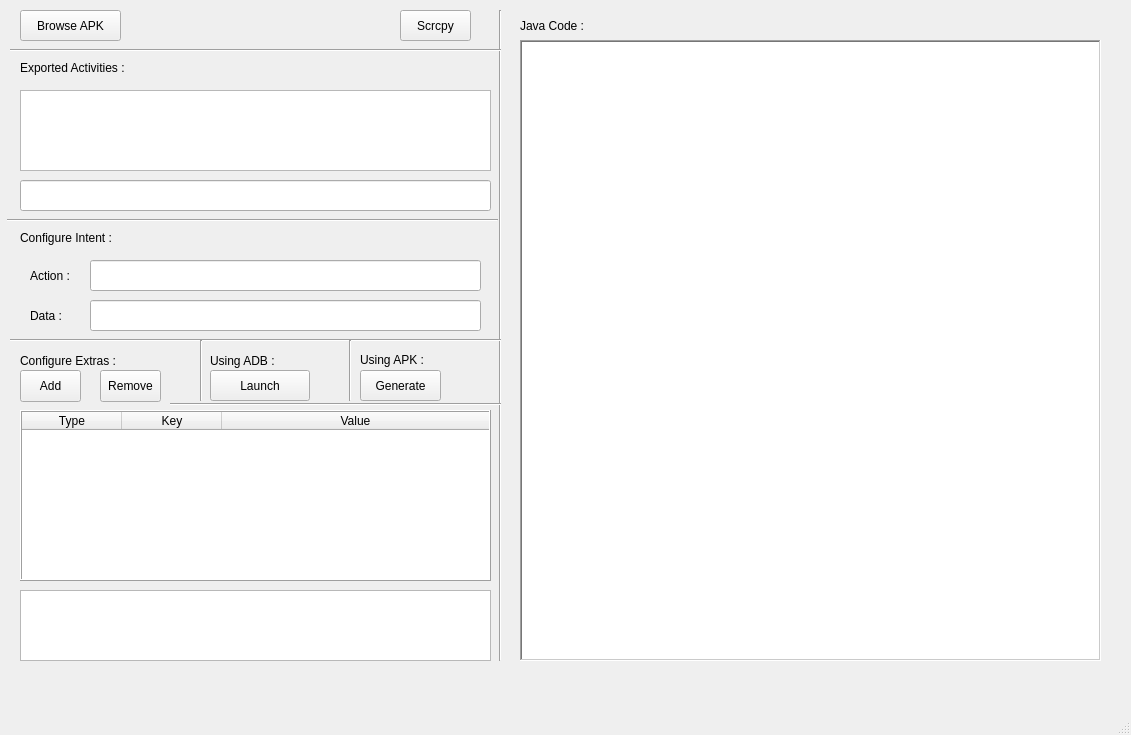
<?xml version="1.0" encoding="UTF-8"?>
<ui version="4.0">
 <class>MainWindow</class>
 <widget class="QMainWindow" name="MainWindow">
  <property name="geometry">
   <rect>
    <x>0</x>
    <y>0</y>
    <width>1131</width>
    <height>735</height>
   </rect>
  </property>
  <property name="font">
   <font>
    <family>Arial</family>
   </font>
  </property>
  <property name="windowTitle">
   <string>MainWindow</string>
  </property>
  <widget class="QWidget" name="centralwidget">
   <widget class="QPushButton" name="scrcpy">
    <property name="geometry">
     <rect>
      <x>400</x>
      <y>10</y>
      <width>71</width>
      <height>31</height>
     </rect>
    </property>
    <property name="text">
     <string>Scrcpy</string>
    </property>
   </widget>
   <widget class="QPushButton" name="browse">
    <property name="geometry">
     <rect>
      <x>20</x>
      <y>10</y>
      <width>101</width>
      <height>31</height>
     </rect>
    </property>
    <property name="text">
     <string>Browse APK</string>
    </property>
   </widget>
   <widget class="QListWidget" name="listExported">
    <property name="geometry">
     <rect>
      <x>20</x>
      <y>90</y>
      <width>471</width>
      <height>81</height>
     </rect>
    </property>
   </widget>
   <widget class="QLabel" name="label">
    <property name="geometry">
     <rect>
      <x>20</x>
      <y>60</y>
      <width>141</width>
      <height>16</height>
     </rect>
    </property>
    <property name="text">
     <string>Exported Activities :</string>
    </property>
   </widget>
   <widget class="QPushButton" name="adbLaunch">
    <property name="geometry">
     <rect>
      <x>210</x>
      <y>370</y>
      <width>100</width>
      <height>31</height>
     </rect>
    </property>
    <property name="text">
     <string>Launch</string>
    </property>
   </widget>
   <widget class="QPushButton" name="addExtras">
    <property name="geometry">
     <rect>
      <x>20</x>
      <y>370</y>
      <width>61</width>
      <height>32</height>
     </rect>
    </property>
    <property name="toolTip">
     <string>&lt;html&gt;&lt;head/&gt;&lt;body&gt;&lt;p&gt;Add Extras&lt;/p&gt;&lt;/body&gt;&lt;/html&gt;</string>
    </property>
    <property name="text">
     <string>Add</string>
    </property>
   </widget>
   <widget class="QTableWidget" name="extrasTable">
    <property name="geometry">
     <rect>
      <x>20</x>
      <y>410</y>
      <width>471</width>
      <height>171</height>
     </rect>
    </property>
    <property name="contextMenuPolicy">
     <enum>Qt::ContextMenuPolicy::ActionsContextMenu</enum>
    </property>
    <property name="frameShape">
     <enum>QFrame::Shape::Box</enum>
    </property>
    <property name="frameShadow">
     <enum>QFrame::Shadow::Raised</enum>
    </property>
    <property name="sizeAdjustPolicy">
     <enum>QAbstractScrollArea::SizeAdjustPolicy::AdjustToContents</enum>
    </property>
    <property name="editTriggers">
     <set>QAbstractItemView::EditTrigger::AllEditTriggers</set>
    </property>
    <property name="alternatingRowColors">
     <bool>true</bool>
    </property>
    <property name="rowCount">
     <number>0</number>
    </property>
    <property name="columnCount">
     <number>3</number>
    </property>
    <attribute name="horizontalHeaderCascadingSectionResizes">
     <bool>false</bool>
    </attribute>
    <attribute name="horizontalHeaderStretchLastSection">
     <bool>true</bool>
    </attribute>
    <attribute name="verticalHeaderVisible">
     <bool>true</bool>
    </attribute>
    <attribute name="verticalHeaderCascadingSectionResizes">
     <bool>false</bool>
    </attribute>
    <column>
     <property name="text">
      <string>Type</string>
     </property>
    </column>
    <column>
     <property name="text">
      <string>Key</string>
     </property>
    </column>
    <column>
     <property name="text">
      <string>Value</string>
     </property>
    </column>
   </widget>
   <widget class="QPushButton" name="removeExtras">
    <property name="geometry">
     <rect>
      <x>100</x>
      <y>370</y>
      <width>61</width>
      <height>32</height>
     </rect>
    </property>
    <property name="text">
     <string>Remove</string>
    </property>
   </widget>
   <widget class="QLabel" name="label_2">
    <property name="geometry">
     <rect>
      <x>20</x>
      <y>230</y>
      <width>141</width>
      <height>16</height>
     </rect>
    </property>
    <property name="text">
     <string>Configure Intent :</string>
    </property>
   </widget>
   <widget class="Line" name="line">
    <property name="geometry">
     <rect>
      <x>7</x>
      <y>210</y>
      <width>491</width>
      <height>20</height>
     </rect>
    </property>
    <property name="orientation">
     <enum>Qt::Orientation::Horizontal</enum>
    </property>
   </widget>
   <widget class="Line" name="line_2">
    <property name="geometry">
     <rect>
      <x>490</x>
      <y>10</y>
      <width>20</width>
      <height>651</height>
     </rect>
    </property>
    <property name="orientation">
     <enum>Qt::Orientation::Vertical</enum>
    </property>
   </widget>
   <widget class="Line" name="line_3">
    <property name="geometry">
     <rect>
      <x>10</x>
      <y>40</y>
      <width>491</width>
      <height>20</height>
     </rect>
    </property>
    <property name="orientation">
     <enum>Qt::Orientation::Horizontal</enum>
    </property>
   </widget>
   <widget class="QTextBrowser" name="outputText">
    <property name="geometry">
     <rect>
      <x>20</x>
      <y>590</y>
      <width>471</width>
      <height>71</height>
     </rect>
    </property>
   </widget>
   <widget class="QLineEdit" name="actionLine">
    <property name="geometry">
     <rect>
      <x>90</x>
      <y>260</y>
      <width>391</width>
      <height>31</height>
     </rect>
    </property>
    <property name="toolTip">
     <string>&lt;html&gt;&lt;head/&gt;&lt;body&gt;&lt;p&gt;E.g. &lt;span style=&quot; font-family:'Helvetica'; font-size:12px;&quot;&gt;android.intent.action.VIEW&lt;/span&gt;&lt;/p&gt;&lt;/body&gt;&lt;/html&gt;</string>
    </property>
   </widget>
   <widget class="QLineEdit" name="dataLine">
    <property name="geometry">
     <rect>
      <x>90</x>
      <y>300</y>
      <width>391</width>
      <height>31</height>
     </rect>
    </property>
    <property name="toolTip">
     <string>&lt;html&gt;&lt;head/&gt;&lt;body&gt;&lt;p&gt;Value of -d&lt;/p&gt;&lt;/body&gt;&lt;/html&gt;</string>
    </property>
   </widget>
   <widget class="QLabel" name="label_3">
    <property name="geometry">
     <rect>
      <x>30</x>
      <y>260</y>
      <width>51</width>
      <height>31</height>
     </rect>
    </property>
    <property name="text">
     <string>Action :</string>
    </property>
   </widget>
   <widget class="QLabel" name="label_4">
    <property name="geometry">
     <rect>
      <x>30</x>
      <y>300</y>
      <width>51</width>
      <height>31</height>
     </rect>
    </property>
    <property name="text">
     <string>Data :</string>
    </property>
   </widget>
   <widget class="QLineEdit" name="activityText">
    <property name="geometry">
     <rect>
      <x>20</x>
      <y>180</y>
      <width>471</width>
      <height>31</height>
     </rect>
    </property>
    <property name="toolTip">
     <string>&lt;html&gt;&lt;head/&gt;&lt;body&gt;&lt;p&gt;E.g. &lt;span style=&quot; font-family:'Helvetica'; font-size:12px;&quot;&gt;android.intent.action.VIEW&lt;/span&gt;&lt;/p&gt;&lt;/body&gt;&lt;/html&gt;</string>
    </property>
   </widget>
   <widget class="QLabel" name="label_5">
    <property name="geometry">
     <rect>
      <x>520</x>
      <y>15</y>
      <width>151</width>
      <height>21</height>
     </rect>
    </property>
    <property name="text">
     <string>Java Code :</string>
    </property>
   </widget>
   <widget class="QPushButton" name="apkCodeGenerate">
    <property name="geometry">
     <rect>
      <x>360</x>
      <y>370</y>
      <width>81</width>
      <height>31</height>
     </rect>
    </property>
    <property name="text">
     <string>Generate</string>
    </property>
   </widget>
   <widget class="QLabel" name="label_6">
    <property name="geometry">
     <rect>
      <x>20</x>
      <y>350</y>
      <width>141</width>
      <height>21</height>
     </rect>
    </property>
    <property name="text">
     <string>Configure Extras :</string>
    </property>
   </widget>
   <widget class="Line" name="line_4">
    <property name="geometry">
     <rect>
      <x>10</x>
      <y>330</y>
      <width>491</width>
      <height>20</height>
     </rect>
    </property>
    <property name="orientation">
     <enum>Qt::Orientation::Horizontal</enum>
    </property>
   </widget>
   <widget class="Line" name="line_5">
    <property name="geometry">
     <rect>
      <x>200</x>
      <y>340</y>
      <width>3</width>
      <height>61</height>
     </rect>
    </property>
    <property name="orientation">
     <enum>Qt::Orientation::Vertical</enum>
    </property>
   </widget>
   <widget class="QLabel" name="label_7">
    <property name="geometry">
     <rect>
      <x>210</x>
      <y>350</y>
      <width>81</width>
      <height>21</height>
     </rect>
    </property>
    <property name="text">
     <string>Using ADB :</string>
    </property>
   </widget>
   <widget class="Line" name="line_6">
    <property name="geometry">
     <rect>
      <x>340</x>
      <y>340</y>
      <width>20</width>
      <height>61</height>
     </rect>
    </property>
    <property name="orientation">
     <enum>Qt::Orientation::Vertical</enum>
    </property>
   </widget>
   <widget class="QLabel" name="label_8">
    <property name="geometry">
     <rect>
      <x>360</x>
      <y>350</y>
      <width>71</width>
      <height>20</height>
     </rect>
    </property>
    <property name="text">
     <string>Using APK :</string>
    </property>
   </widget>
   <widget class="Line" name="line_7">
    <property name="geometry">
     <rect>
      <x>170</x>
      <y>396</y>
      <width>331</width>
      <height>16</height>
     </rect>
    </property>
    <property name="orientation">
     <enum>Qt::Orientation::Horizontal</enum>
    </property>
   </widget>
   <widget class="QTextEdit" name="javaCode">
    <property name="geometry">
     <rect>
      <x>520</x>
      <y>40</y>
      <width>581</width>
      <height>621</height>
     </rect>
    </property>
    <property name="font">
     <font>
      <family>Menlo</family>
      <pointsize>13</pointsize>
     </font>
    </property>
    <property name="inputMethodHints">
     <set>Qt::InputMethodHint::ImhMultiLine|Qt::InputMethodHint::ImhNoAutoUppercase|Qt::InputMethodHint::ImhNoEditMenu|Qt::InputMethodHint::ImhNoPredictiveText</set>
    </property>
    <property name="frameShape">
     <enum>QFrame::Shape::WinPanel</enum>
    </property>
    <property name="frameShadow">
     <enum>QFrame::Shadow::Sunken</enum>
    </property>
    <property name="lineWrapMode">
     <enum>QTextEdit::LineWrapMode::WidgetWidth</enum>
    </property>
    <property name="readOnly">
     <bool>true</bool>
    </property>
    <property name="textInteractionFlags">
     <set>Qt::TextInteractionFlag::TextSelectableByMouse</set>
    </property>
   </widget>
  </widget>
  <widget class="QStatusBar" name="statusbar"/>
  <widget class="QMenuBar" name="menubar">
   <property name="geometry">
    <rect>
     <x>0</x>
     <y>0</y>
     <width>1131</width>
     <height>33</height>
    </rect>
   </property>
  </widget>
 </widget>
 <resources/>
 <connections/>
</ui>
